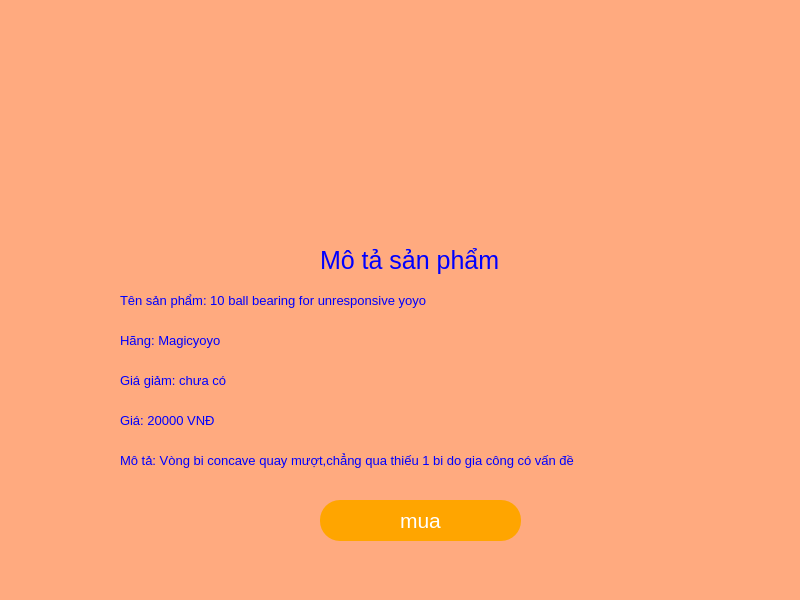
<?xml version="1.0" encoding="UTF-8"?>
<ui version="4.0">
 <class>MainWindow</class>
 <widget class="QMainWindow" name="MainWindow">
  <property name="geometry">
   <rect>
    <x>0</x>
    <y>0</y>
    <width>800</width>
    <height>600</height>
   </rect>
  </property>
  <property name="minimumSize">
   <size>
    <width>800</width>
    <height>600</height>
   </size>
  </property>
  <property name="maximumSize">
   <size>
    <width>800</width>
    <height>600</height>
   </size>
  </property>
  <property name="windowTitle">
   <string>MainWindow</string>
  </property>
  <property name="styleSheet">
   <string notr="true">background-color:rgb(255, 170, 127)</string>
  </property>
  <widget class="QWidget" name="centralwidget">
   <widget class="QLabel" name="label_22">
    <property name="geometry">
     <rect>
      <x>720</x>
      <y>730</y>
      <width>461</width>
      <height>41</height>
     </rect>
    </property>
    <property name="font">
     <font>
      <pointsize>10</pointsize>
     </font>
    </property>
    <property name="styleSheet">
     <string notr="true">color:blue;
</string>
    </property>
    <property name="text">
     <string>Giá giảm: -20000%</string>
    </property>
   </widget>
   <widget class="QLabel" name="Iphone">
    <property name="geometry">
     <rect>
      <x>910</x>
      <y>370</y>
      <width>221</width>
      <height>221</height>
     </rect>
    </property>
    <property name="font">
     <font>
      <family>Yu Gothic UI Semilight</family>
      <pointsize>25</pointsize>
      <weight>50</weight>
      <italic>false</italic>
      <bold>false</bold>
      <underline>false</underline>
      <strikeout>false</strikeout>
      <kerning>false</kerning>
     </font>
    </property>
    <property name="cursor">
     <cursorShape>ArrowCursor</cursorShape>
    </property>
    <property name="styleSheet">
     <string notr="true">color:blue;
</string>
    </property>
    <property name="text">
     <string/>
    </property>
    <property name="pixmap">
     <pixmap>../img/iphone_16_pro_desert_titan_1_ee756b8c9e-600x600.png</pixmap>
    </property>
    <property name="scaledContents">
     <bool>true</bool>
    </property>
   </widget>
   <widget class="QLabel" name="label_21">
    <property name="geometry">
     <rect>
      <x>720</x>
      <y>770</y>
      <width>461</width>
      <height>41</height>
     </rect>
    </property>
    <property name="font">
     <font>
      <pointsize>10</pointsize>
     </font>
    </property>
    <property name="styleSheet">
     <string notr="true">color:blue;
</string>
    </property>
    <property name="text">
     <string>Giá: 9000000000000000000000000000000000000 VNĐ</string>
    </property>
   </widget>
   <widget class="QLabel" name="label_23">
    <property name="geometry">
     <rect>
      <x>720</x>
      <y>810</y>
      <width>461</width>
      <height>41</height>
     </rect>
    </property>
    <property name="font">
     <font>
      <pointsize>10</pointsize>
     </font>
    </property>
    <property name="styleSheet">
     <string notr="true">color:blue;
</string>
    </property>
    <property name="text">
     <string>Mô tả: Iphone đời mới nhất của hãng Pineapple đầu tiên tại campuchia</string>
    </property>
   </widget>
   <widget class="QPushButton" name="buy4">
    <property name="geometry">
     <rect>
      <x>920</x>
      <y>860</y>
      <width>201</width>
      <height>41</height>
     </rect>
    </property>
    <property name="font">
     <font>
      <pointsize>16</pointsize>
     </font>
    </property>
    <property name="styleSheet">
     <string notr="true">background-color:orange;
color:white;
border-radius:20</string>
    </property>
    <property name="text">
     <string>mua</string>
    </property>
   </widget>
   <widget class="QLabel" name="label_18">
    <property name="geometry">
     <rect>
      <x>930</x>
      <y>610</y>
      <width>191</width>
      <height>41</height>
     </rect>
    </property>
    <property name="font">
     <font>
      <pointsize>19</pointsize>
     </font>
    </property>
    <property name="styleSheet">
     <string notr="true">color:blue;
</string>
    </property>
    <property name="text">
     <string>Mô tả sản phẩm</string>
    </property>
   </widget>
   <widget class="QLabel" name="label_19">
    <property name="geometry">
     <rect>
      <x>720</x>
      <y>650</y>
      <width>461</width>
      <height>41</height>
     </rect>
    </property>
    <property name="font">
     <font>
      <pointsize>10</pointsize>
     </font>
    </property>
    <property name="styleSheet">
     <string notr="true">color:blue;
</string>
    </property>
    <property name="text">
     <string>Tên sản phẩm: Iphone 120 ultra pro max</string>
    </property>
   </widget>
   <widget class="QLabel" name="label_20">
    <property name="geometry">
     <rect>
      <x>720</x>
      <y>690</y>
      <width>461</width>
      <height>41</height>
     </rect>
    </property>
    <property name="font">
     <font>
      <pointsize>10</pointsize>
     </font>
    </property>
    <property name="styleSheet">
     <string notr="true">color:blue;
</string>
    </property>
    <property name="text">
     <string>Hãng: Pineapple</string>
    </property>
   </widget>
   <widget class="QLabel" name="label_24">
    <property name="geometry">
     <rect>
      <x>120</x>
      <y>360</y>
      <width>461</width>
      <height>41</height>
     </rect>
    </property>
    <property name="font">
     <font>
      <pointsize>10</pointsize>
     </font>
    </property>
    <property name="styleSheet">
     <string notr="true">color:blue;
</string>
    </property>
    <property name="text">
     <string>Giá giảm: chưa có</string>
    </property>
   </widget>
   <widget class="QLabel" name="label_25">
    <property name="geometry">
     <rect>
      <x>120</x>
      <y>400</y>
      <width>461</width>
      <height>41</height>
     </rect>
    </property>
    <property name="font">
     <font>
      <pointsize>10</pointsize>
     </font>
    </property>
    <property name="styleSheet">
     <string notr="true">color:blue;
</string>
    </property>
    <property name="text">
     <string>Giá: 20000 VNĐ</string>
    </property>
   </widget>
   <widget class="QLabel" name="label_26">
    <property name="geometry">
     <rect>
      <x>120</x>
      <y>440</y>
      <width>461</width>
      <height>41</height>
     </rect>
    </property>
    <property name="font">
     <font>
      <pointsize>10</pointsize>
     </font>
    </property>
    <property name="styleSheet">
     <string notr="true">color:blue;
</string>
    </property>
    <property name="text">
     <string>Mô tả: Vòng bi concave quay mượt,chẳng qua thiếu 1 bi do gia công có vấn đề</string>
    </property>
   </widget>
   <widget class="QPushButton" name="buy4_2">
    <property name="geometry">
     <rect>
      <x>320</x>
      <y>500</y>
      <width>201</width>
      <height>41</height>
     </rect>
    </property>
    <property name="font">
     <font>
      <pointsize>16</pointsize>
     </font>
    </property>
    <property name="styleSheet">
     <string notr="true">background-color:orange;
color:white;
border-radius:20</string>
    </property>
    <property name="text">
     <string>mua</string>
    </property>
   </widget>
   <widget class="QLabel" name="label_27">
    <property name="geometry">
     <rect>
      <x>320</x>
      <y>240</y>
      <width>191</width>
      <height>41</height>
     </rect>
    </property>
    <property name="font">
     <font>
      <pointsize>19</pointsize>
     </font>
    </property>
    <property name="styleSheet">
     <string notr="true">color:blue;
</string>
    </property>
    <property name="text">
     <string>Mô tả sản phẩm</string>
    </property>
   </widget>
   <widget class="QLabel" name="label_28">
    <property name="geometry">
     <rect>
      <x>120</x>
      <y>280</y>
      <width>461</width>
      <height>41</height>
     </rect>
    </property>
    <property name="font">
     <font>
      <pointsize>10</pointsize>
     </font>
    </property>
    <property name="styleSheet">
     <string notr="true">color:blue;
</string>
    </property>
    <property name="text">
     <string>Tên sản phẩm: 10 ball bearing for unresponsive yoyo</string>
    </property>
   </widget>
   <widget class="QLabel" name="label_29">
    <property name="geometry">
     <rect>
      <x>120</x>
      <y>320</y>
      <width>461</width>
      <height>41</height>
     </rect>
    </property>
    <property name="font">
     <font>
      <pointsize>10</pointsize>
     </font>
    </property>
    <property name="styleSheet">
     <string notr="true">color:blue;
</string>
    </property>
    <property name="text">
     <string>Hãng: Magicyoyo</string>
    </property>
   </widget>
   <widget class="QLabel" name="Bearing">
    <property name="geometry">
     <rect>
      <x>300</x>
      <y>10</y>
      <width>231</width>
      <height>211</height>
     </rect>
    </property>
    <property name="font">
     <font>
      <family>Yu Gothic UI Semilight</family>
      <pointsize>25</pointsize>
      <weight>50</weight>
      <italic>false</italic>
      <bold>false</bold>
      <underline>false</underline>
      <strikeout>false</strikeout>
      <kerning>false</kerning>
     </font>
    </property>
    <property name="cursor">
     <cursorShape>ArrowCursor</cursorShape>
    </property>
    <property name="styleSheet">
     <string notr="true">color:blue;
</string>
    </property>
    <property name="text">
     <string/>
    </property>
    <property name="pixmap">
     <pixmap>../img/magic-yoyo-10-ball-bearing-show_720x.jpg</pixmap>
    </property>
    <property name="scaledContents">
     <bool>true</bool>
    </property>
   </widget>
  </widget>
  <widget class="QMenuBar" name="menubar">
   <property name="geometry">
    <rect>
     <x>0</x>
     <y>0</y>
     <width>800</width>
     <height>21</height>
    </rect>
   </property>
  </widget>
  <widget class="QStatusBar" name="statusbar"/>
 </widget>
 <resources/>
 <connections/>
</ui>
